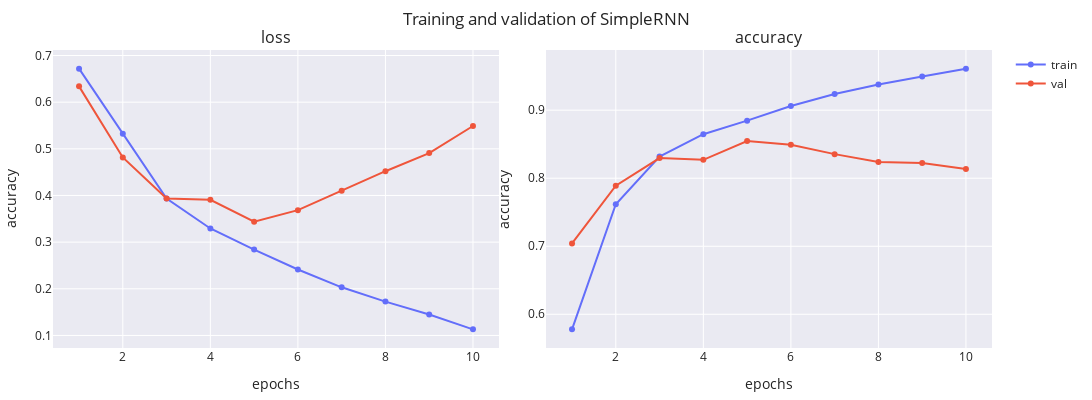

The notebook cell this image was saved under:
### Markdown cell above
## Simple Recurrent Baseline 

We used a simple recurrent architecture to set our baseline performance. This model is conformed by two stacked modules: a recurrent encoder of 2-stacked [RNN cells](https://keras.io/api/layers/recurrent_layers/simple_rnn/) ([Rumelhart et al., 1985](https://stanford.edu/~jlmcc/papers/PDP/Volume%201/Chap8_PDP86.pdf)) and a [feed-forward layer](https://keras.io/api/layers/core_layers/dense/) with a sigmoidal activation to return the probability of a good review. We used an input embedding layer of dimension $d_x=64$ and maintained the dimension of the decoder to $d_h=64$.

### Code cell
simpleRNN_model = AmazonReviewsModel(MAX_FEATURES, 64, SimpleRNN, name='SimpleRNN')
_, fig = simpleRNN_model.train(dataset, f'{MODEL_PATH}/simpleRNN.weights.h5', **train_default)
print(simpleRNN_model.evaluate(dataset.X_test, dataset.y_test))
fig

### Figure 1 — Plotly figure (JSON) as saved in the notebook; plotly's stock layout.template omitted (floating-point values rounded to 4 significant figures)
{"data": [{"line": {"color": "#636EFA"}, "marker": {"color": "#636EFA"}, "mode": "lines+markers", "name": "train", "showlegend": true, "type": "scatter", "x": [1, 2, 3, 4, 5, 6, 7, 8, 9, 10], "xaxis": "x", "y": [0.6718, 0.5324, 0.3936, 0.3293, 0.284, 0.2414, 0.2032, 0.1725, 0.1448, 0.1131], "yaxis": "y"}, {"line": {"color": "#EF553B"}, "marker": {"color": "#EF553B"}, "mode": "lines+markers", "name": "val", "showlegend": true, "type": "scatter", "x": [1, 2, 3, 4, 5, 6, 7, 8, 9, 10], "xaxis": "x", "y": [0.6339, 0.4816, 0.3937, 0.3909, 0.3439, 0.3685, 0.4102, 0.452, 0.4909, 0.5489], "yaxis": "y"}, {"line": {"color": "#636EFA"}, "marker": {"color": "#636EFA"}, "mode": "lines+markers", "name": "train", "showlegend": false, "type": "scatter", "x": [1, 2, 3, 4, 5, 6, 7, 8, 9, 10], "xaxis": "x2", "y": [0.5778, 0.7617, 0.8317, 0.8648, 0.8846, 0.9061, 0.9237, 0.9377, 0.9495, 0.961], "yaxis": "y2"}, {"line": {"color": "#EF553B"}, "marker": {"color": "#EF553B"}, "mode": "lines+markers", "name": "val", "showlegend": false, "type": "scatter", "x": [1, 2, 3, 4, 5, 6, 7, 8, 9, 10], "xaxis": "x2", "y": [0.7042, 0.789, 0.8296, 0.827, 0.8546, 0.8492, 0.8354, 0.8238, 0.8222, 0.8134], "yaxis": "y2"}], "layout": {"annotations": [{"font": {"size": 16}, "showarrow": false, "text": "loss", "x": 0.2375, "xanchor": "center", "xref": "paper", "y": 1, "yanchor": "bottom", "yref": "paper"}, {"font": {"size": 16}, "showarrow": false, "text": "accuracy", "x": 0.7625, "xanchor": "center", "xref": "paper", "y": 1, "yanchor": "bottom", "yref": "paper"}], "height": 400, "margin": {"b": 10, "l": 10, "r": 10, "t": 50}, "title": {"text": "Training and validation of SimpleRNN"}, "width": 1200, "xaxis": {"anchor": "y", "domain": [0, 0.475], "title": {"text": "epochs"}}, "xaxis2": {"anchor": "y2", "domain": [0.525, 1], "title": {"text": "epochs"}}, "yaxis": {"anchor": "x", "domain": [0, 1], "title": {"text": "accuracy"}}, "yaxis2": {"anchor": "x2", "domain": [0, 1], "title": {"text": "accuracy"}}}}
